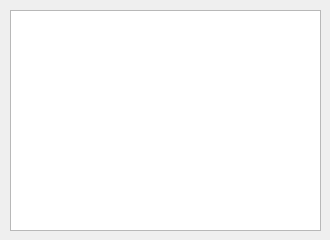
<?xml version="1.0" encoding="UTF-8"?>
<ui version="4.0">
 <class>SpoiledItems</class>
 <widget class="QDialog" name="SpoiledItems">
  <property name="windowModality">
   <enum>Qt::WindowModal</enum>
  </property>
  <property name="geometry">
   <rect>
    <x>0</x>
    <y>0</y>
    <width>330</width>
    <height>240</height>
   </rect>
  </property>
  <property name="windowTitle">
   <string>Mark Item as Spoiled</string>
  </property>
  <widget class="QTableView" name="tableView">
   <property name="geometry">
    <rect>
     <x>10</x>
     <y>10</y>
     <width>311</width>
     <height>221</height>
    </rect>
   </property>
  </widget>
 </widget>
 <resources/>
 <connections/>
</ui>
